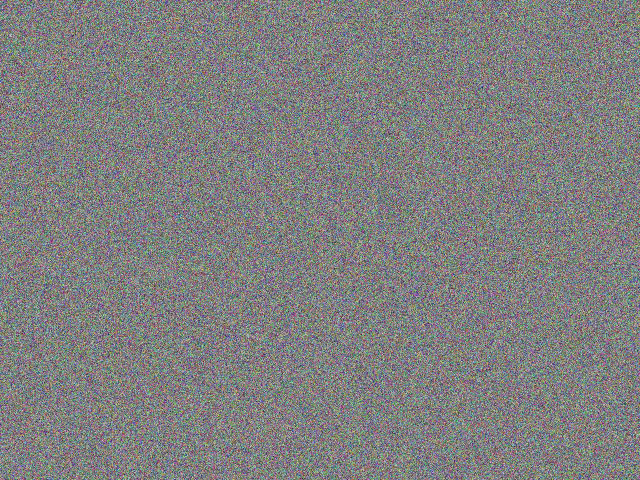
#> input picture scripts/sample-photo.jpg, 1280 x 960 px (shown at 1/2 size)
$ python keyframe-match.py ../sample-photo.jpg ../sample-photo.jpg ../sample-photo.jpg
#> lines starting #> are read from the running program, lines starting #| are printed output that depends on the picture; after the words box and inside, x2 and y2 are one past the last pixel; in counts of white or black regions, pixels touching at a corner belong together
"""대기 영상 키프레임을 원화에 맞춘다 — Seedance에 넣기 전(2026-10-10 Bumm님 결정 2·3, 크레딧 0, 원화는 그대로).

1. 크기: 원화와 같은 704×704로 줄인다(LANCZOS).
2. 선명도: ChatGPT 키프레임(1254)이 704 원화보다 1.2~3.3배 선명했다. 가우스 흐림 반경을 0~3 사이에서 찾아
   회색조 라플라시안 분산이 원화와 가장 가까운 값으로 흐린다(keyframe-uniformity.py와 같은 잣대).
3. 눈 빛 색: 빛나는 주황 화소(R > 210, 110 < G < 210, B < 130)와 그 둘레 3화소 번짐만, 평균 Lab이 원화 눈 빛 평균과 같아지도록
   Lab 값을 옮긴다(가장자리는 부드럽게 섞음). 눈이 아닌 곳은 화소 하나도 바꾸지 않는다.
사용: python scripts/media/keyframe-match.py <원화.png> <출력 폴더> <키프레임.png> [...]
      → <출력 폴더>/<같은 이름>.png + 전/후 수치(선명도 배율·눈 빛 ΔE)를 출력. 종료코드 0 · 2 대상 없음
"""
import os, sys
import numpy as np
from PIL import Image, ImageFilter

EYE = lambda rgb: (rgb[..., 0] > 210) & (rgb[..., 1] > 110) & (rgb[..., 1] < 210) & (rgb[..., 2] < 130)
M = np.array([[0.4124, 0.3576, 0.1805], [0.2126, 0.7152, 0.0722], [0.0193, 0.1192, 0.9505]])
WHITE = np.array([0.95047, 1.0, 1.08883])


def to_lab(rgb):
    c = rgb.astype(np.float64) / 255.0
    c = np.where(c <= 0.04045, c / 12.92, ((c + 0.055) / 1.055) ** 2.4)
    xyz = c @ M.T / WHITE
    f = np.where(xyz > 0.008856, np.cbrt(xyz), 7.787 * xyz + 16 / 116)
    return np.stack([116 * f[..., 1] - 16, 500 * (f[..., 0] - f[..., 1]), 200 * (f[..., 1] - f[..., 2])], -1)


def from_lab(lab):
    fy = (lab[..., 0] + 16) / 116
    f = np.stack([fy + lab[..., 1] / 500, fy, fy - lab[..., 2] / 200], -1)
    xyz = np.where(f ** 3 > 0.008856, f ** 3, (f - 16 / 116) / 7.787) * WHITE
    c = xyz @ np.linalg.inv(M).T
    c = np.where(c <= 0.0031308, 12.92 * c, 1.055 * np.clip(c, 0, None) ** (1 / 2.4) - 0.055)
    return np.clip(np.round(c * 255), 0, 255).astype(np.uint8)


def white_rgb(path, size=704):
    im = Image.open(path)
    if im.mode == 'RGBA':
        bg = Image.new('RGB', im.size, 'white'); bg.paste(im, mask=im.split()[3]); im = bg
    return im.convert('RGB').resize((size, size), Image.LANCZOS)


def sharp(im):
    g = np.asarray(im.convert('L'), dtype=np.float64)
    return float((g[:-2, 1:-1] + g[2:, 1:-1] + g[1:-1, :-2] + g[1:-1, 2:] - 4 * g[1:-1, 1:-1]).var())


def dilate(mask, r):
    out = mask.copy()
    for dy in range(-r, r + 1):
        for dx in range(-r, r + 1):
            if dy * dy + dx * dx <= r * r: out |= np.roll(np.roll(mask, dy, 0), dx, 1)
    return out


def match(art, kf):
    target = sharp(art)
    best = min((abs(sharp(kf.filter(ImageFilter.GaussianBlur(r)) if r else kf) - target), r) for r in [k / 20 for k in range(61)])[1]  # PIL은 numpy 실수를 반경으로 못 받는다
    out = kf.filter(ImageFilter.GaussianBlur(best)) if best else kf
    a, o = np.asarray(art), np.asarray(out)
    ea, eo = EYE(a), EYE(o)
    shift_de = None
    if ea.sum() > 20 and eo.sum() > 20:
        la, lo = to_lab(a), to_lab(o)
        shift = la[ea].mean(0) - lo[eo].mean(0)
        soft = np.asarray(Image.fromarray((dilate(eo, 3) * 255).astype(np.uint8)).filter(ImageFilter.GaussianBlur(1.5)), dtype=np.float64)[..., None] / 255
        new = from_lab(lo + shift * soft)
        keep = soft[..., 0] > 0.002
        o = o.copy(); o[keep] = new[keep]
        shift_de = round(float(np.sqrt((shift ** 2).sum())), 1)
    return Image.fromarray(o), best, shift_de


def eye_de(art, im):
    a, b = np.asarray(art), np.asarray(im)
    if EYE(a).sum() <= 20 or EYE(b).sum() <= 20: return None
    return round(float(np.sqrt(((to_lab(a)[EYE(a)].mean(0) - to_lab(b)[EYE(b)].mean(0)) ** 2).sum())), 1)


def main():
    if len(sys.argv) < 4: print(__doc__); return 2
    art = white_rgb(sys.argv[1]); out_dir = sys.argv[2]; os.makedirs(out_dir, exist_ok=True)
#> in white_rgb, im is the input picture: PIL image 1280x960 RGB; mean R, G, B 127.5, 127.5, 127.4
    s0 = sharp(art)
#> in sharp, `g = np.asarray(im.convert('L'), dtype=np.float64)`:
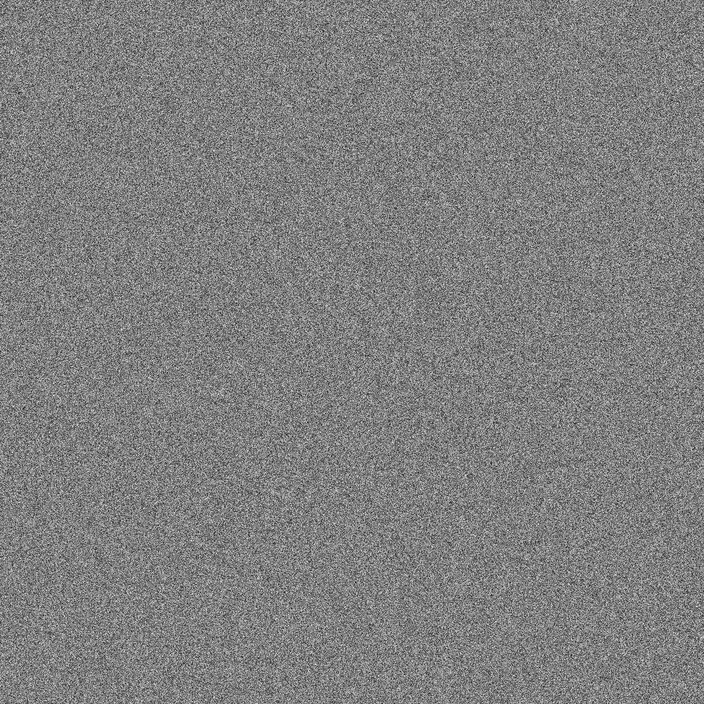
#> g: shape (704, 704) float64; min 15, max 236, mean 127.5
#> s0 = 13388.6
    for p in sys.argv[3:]:
        kf = white_rgb(p)
        res, r, sh = match(art, kf)
#> in match, `best = min((abs(sharp(kf.filter(ImageFilter.GaussianBlur(r)) if r else..`: best = 0
#> in match, `ea, eo = EYE(a), EYE(o)`:
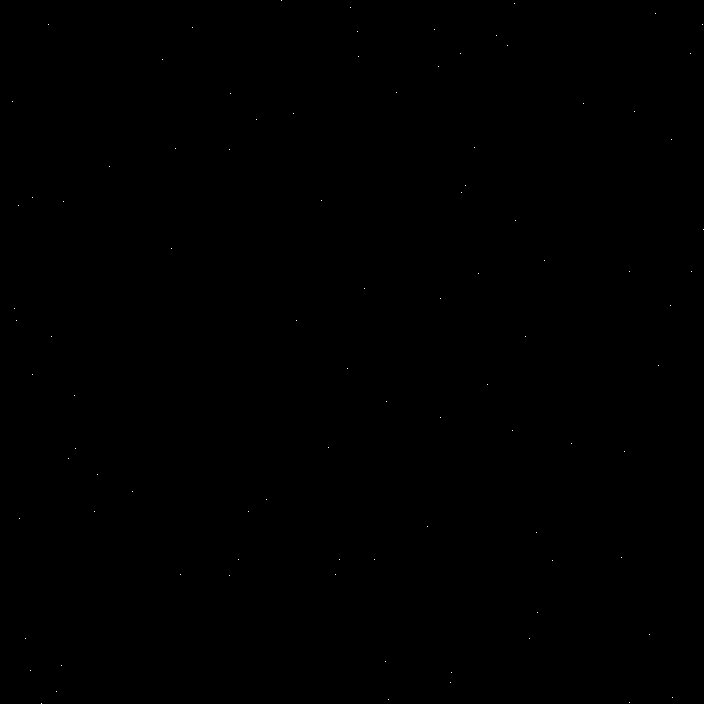
#> ea: shape (704, 704) bool; 0.02% white in thin lines or dots
#> in to_lab, `c = np.where(c <= 0.04045, c / 12.92, ((c + 0.055) / 1.055) ** 2.4)`:
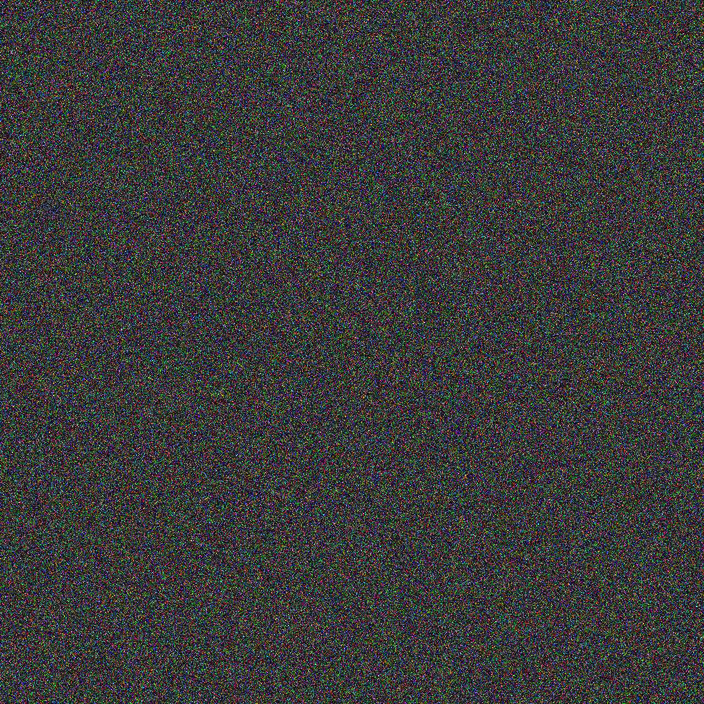
#> c: shape (704, 704, 3) float64; mean R, G, B 0.233, 0.233, 0.233
#> in to_lab, `f = np.where(xyz > 0.008856, np.cbrt(xyz), 7.787 * xyz + 16 / 116)`:
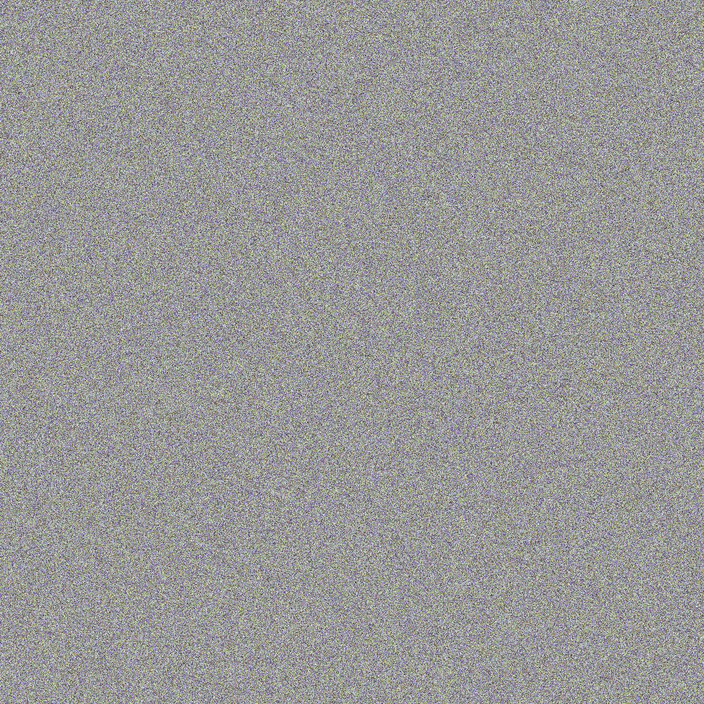
#> f: shape (704, 704, 3) float64; mean R, G, B 0.601, 0.6, 0.597
#> in to_lab, `return np.stack([116 * f[..., 1] - 16, 500 * (f[..., 0] - f[..., 1]), ..`:
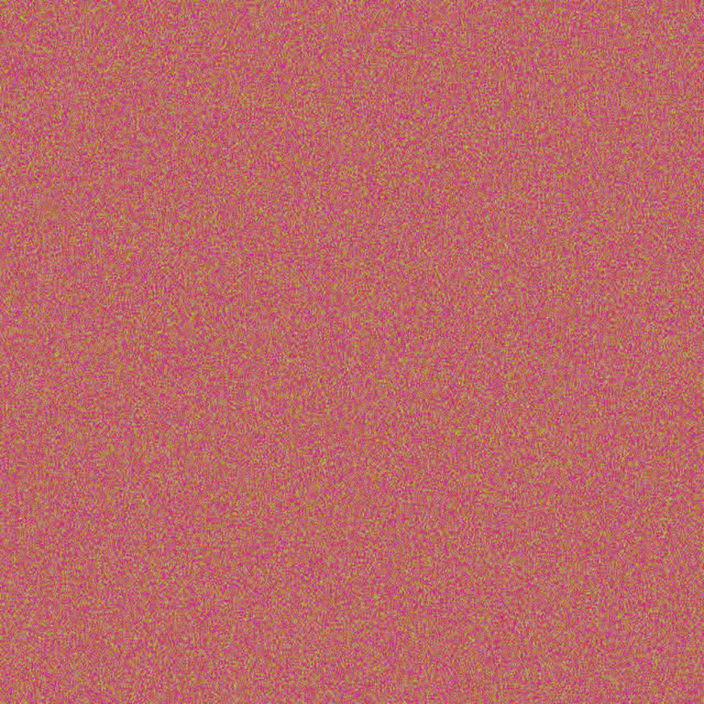
#> returned value: shape (704, 704, 3) float64; mean of channels 0, 1, 2 53.6, 0.8, 0.5; drawn with min black and max white
#> in match, `shift = la[ea].mean(0) - lo[eo].mean(0)`: shift = [0, 0, 0]
#> after the loop in dilate, `for dy in range(-r, r + 1):`:
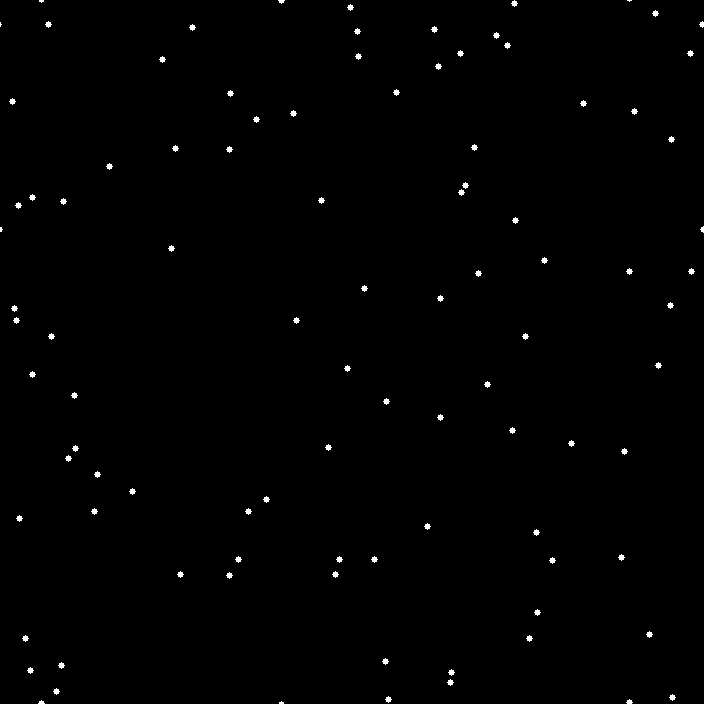
#> out: shape (704, 704) bool; 0.54% white; 97 white regions (8 under 20 px), largest, box (x1, y1, x2, y2) and area: (511, 0, 518, 7) 29, (347, 4, 354, 11) 29, (652, 10, 659, 17) 29
#> in from_lab, `fy = (lab[..., 0] + 16) / 116`:
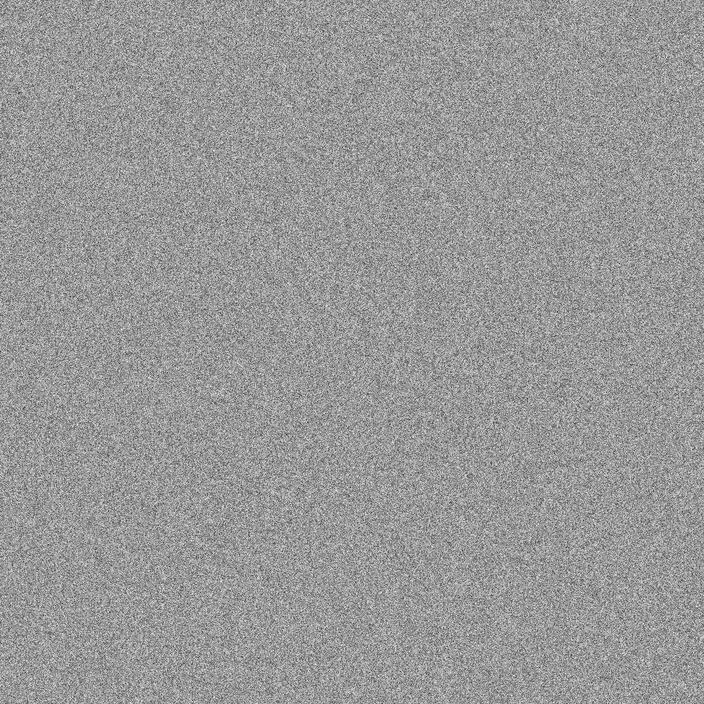
#> fy: shape (704, 704) float64; min 0.175, max 0.959, mean 0.6
#> in match, `shift_de = round(float(np.sqrt((shift ** 2).sum())), 1)`: shift_de = 0
#> r = 0; sh = 0
        res.save(os.path.join(out_dir, os.path.basename(p)))
        print(f'{os.path.basename(p)}: 흐림 반경 {r:.2f} · 선명도 배율 {sharp(kf) / s0:.2f} → {sharp(res) / s0:.2f} · '
              f'눈 빛 ΔE {eye_de(art, kf)} → {eye_de(art, res)} (옮긴 양 {sh})', flush=True)
#| sample-photo.jpg: 흐림 반경 0.00 · 선명도 배율 1.00 → 1.00 · 눈 빛 ΔE 0.0 → 0.0 (옮긴 양 0.0)
    return 0


if __name__ == '__main__':
    sys.exit(main())
#> (the program exits here)
